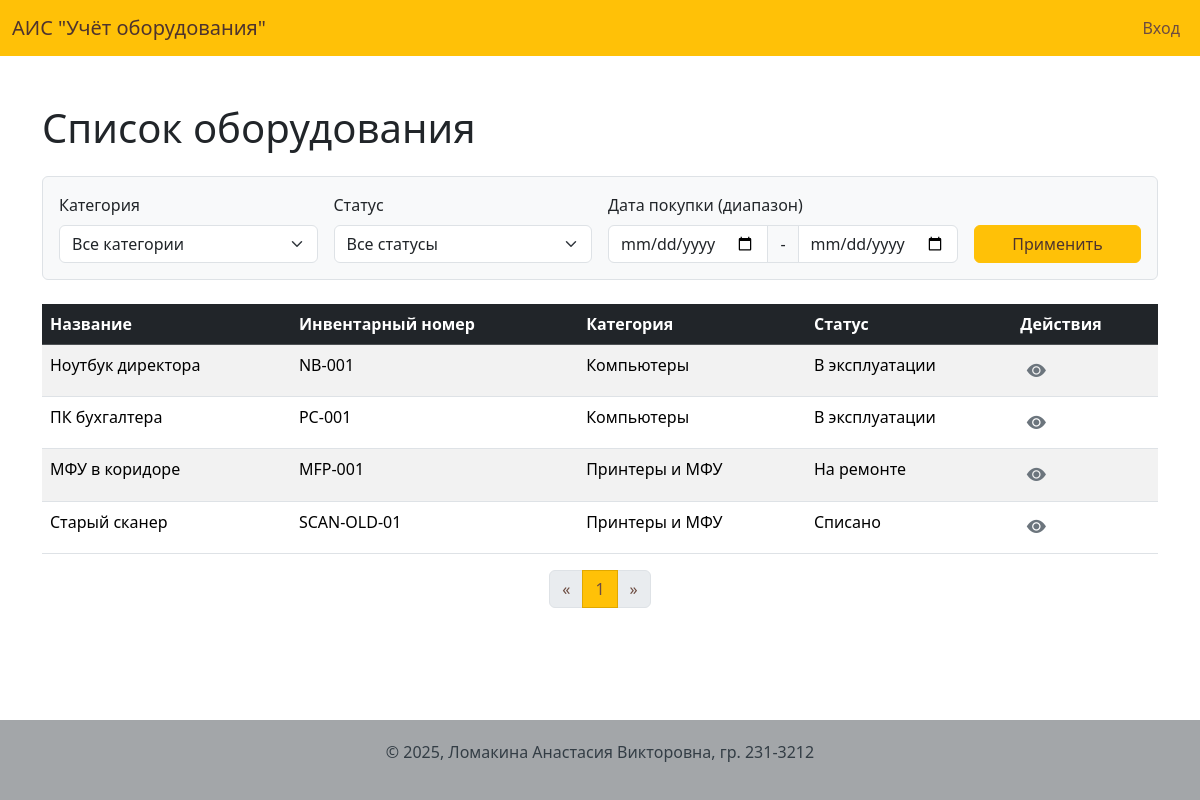
The app's page /index, older data.
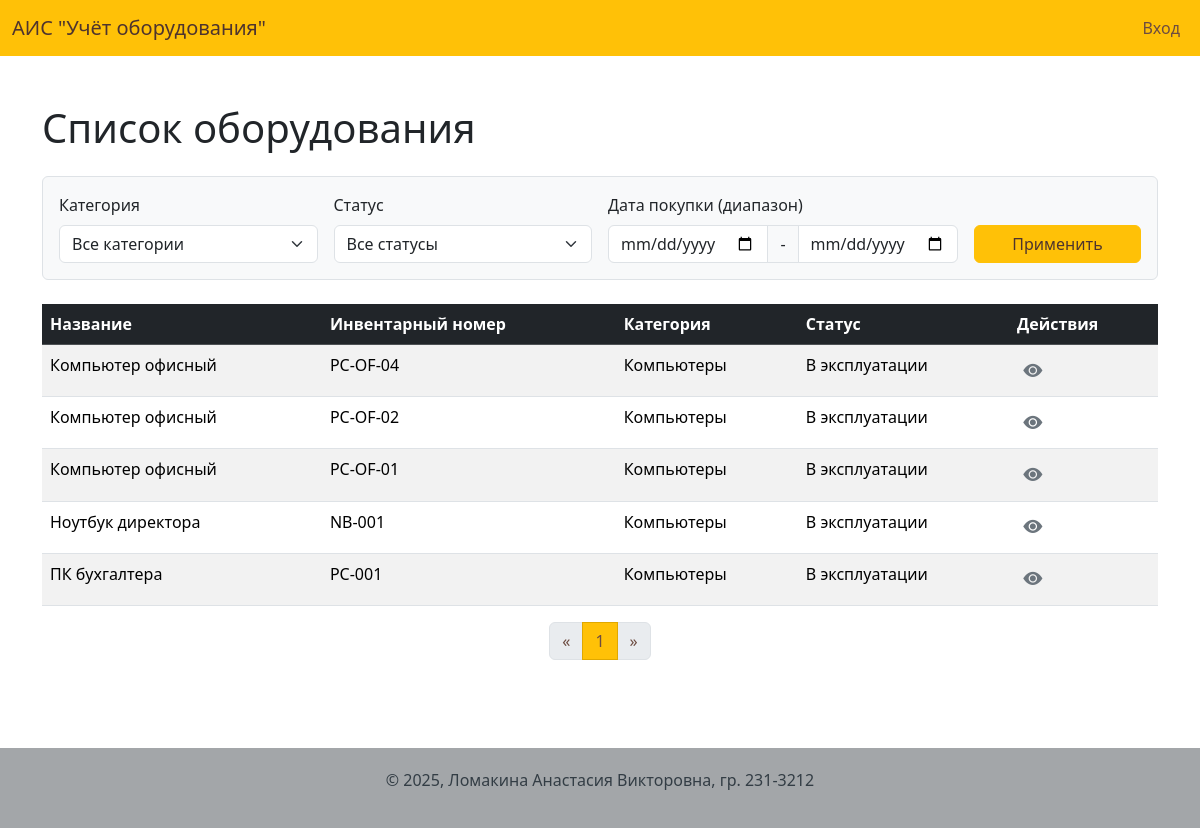
The same page, newer data.
### app/models.py (models this page shows, shortened)
class Equipment(db.Model):
    id = db.Column(db.Integer, primary_key=True)
    name = db.Column(db.String(200), nullable=False)
    inventory_number = db.Column(db.String(100), unique=True, nullable=False)
    purchase_date = db.Column(db.Date, nullable=False, default=date.today)
    cost = db.Column(db.Numeric(10, 2), nullable=False)
    status = db.Column(db.Enum('В эксплуатации', 'На ремонте', 'Списано', name='equipment_status_enum'), nullable=False, default='В эксплуатации')
    notes = db.Column(db.Text)
    category_id = db.Column(db.Integer, db.ForeignKey('category.id'), nullable=False)
    image_id = db.Column(db.Integer, db.ForeignKey('image.id'), nullable=True)
    photo = db.relationship('Image', backref='equipment', uselist=False, lazy=True)
    responsible_persons = db.relationship('ResponsiblePerson', secondary=equipment_responsible_persons, lazy='subquery',
        backref=db.backref('equipments', lazy=True))
    service_history = db.relationship('ServiceHistory', backref='equipment', lazy='dynamic', cascade="all, delete-orphan")

class Category(db.Model):
    id = db.Column(db.Integer, primary_key=True)
    name = db.Column(db.String(100), unique=True, nullable=False)
    description = db.Column(db.Text)
    useful_life = db.Column(db.Integer, nullable=False, default=36)
    equipment = db.relationship('Equipment', backref='category', lazy='dynamic')

### app/routes.py (the view)
@bp.route('/')
@bp.route('/index')
def index():
    page = request.args.get('page', 1, type=int)
    query = Equipment.query
    category_id = request.args.get('category', type=int)
    if category_id:
        query = query.filter(Equipment.category_id == category_id)
    status = request.args.get('status')
    if status:
        query = query.filter(Equipment.status == status)
    date_from = request.args.get('date_from')
    if date_from:
        query = query.filter(Equipment.purchase_date >= date_from)
    date_to = request.args.get('date_to')
    if date_to:
        query = query.filter(Equipment.purchase_date <= date_to)
    query = query.order_by(Equipment.purchase_date.desc())
    pagination = query.paginate(page=page, per_page=10, error_out=False)
    equipment_list = pagination.items
    categories = Category.query.order_by('name').all()
    statuses = Equipment.status.type.enums
    url_args = request.args.copy()
    if 'page' in url_args:
        url_args.pop('page')
    return render_template(
        'index.html',
        title='Главная',
        equipment_list=equipment_list,
        pagination=pagination,
        categories=categories,
        statuses=statuses,
        url_args=url_args
    )

### app/templates/index.html (shortened to what this page needs)
{% extends "base.html" %}
{% block content %}
<div class="d-flex justify-content-between align-items-center mb-4">
    <h1 class="mb-0">Список оборудования</h1>
</div>
    <form method="GET" action="{{ url_for('main.index') }}" class="mb-4 p-3 border rounded bg-light">
        <div class="row g-3 align-items-end">
            <div class="col-md-3">
                <label for="category" class="form-label">Категория</label>
                <select name="category" id="category" class="form-select">
                    <option value="">Все категории</option>
                </select>
            </div>
            <div class="col-md-3">
                <label for="status" class="form-label">Статус</label>
                <select name="status" id="status" class="form-select">
                    <option value="">Все статусы</option>
                </select>
            </div>
            <div class="col-md-4">
                <label class="form-label">Дата покупки (диапазон)</label>
                <div class="input-group">
                    <input type="date" name="date_from" class="form-control" value="{{ request.args.get('date_from', '') }}">
                    <span class="input-group-text">-</span>
                    <input type="date" name="date_to" class="form-control" value="{{ request.args.get('date_to', '') }}">
                </div>
            </div>
            <div class="col-md-2">
                <button type="submit" class="btn btn-primary w-100">Применить</button>
            </div>
        </div>
    </form>
    <table class="table table-striped table-hover">
        <thead class="table-dark">
            <tr>
                <th>Название</th>
                <th>Инвентарный номер</th>
                <th>Категория</th>
                <th>Статус</th>
                <th>Действия</th>
            </tr>
        </thead>
        <tbody>
            {% for item in equipment_list %}
            <tr>
                <td>{{ item.name }}</td>
                <td>{{ item.inventory_number }}</td>
                <td>{{ item.category.name }}</td>
                <td>{{ item.status }}</td>
                <td>
                    <a href="{{ url_for('main.equipment_detail', id=item.id) }}" class="btn btn-sm btn-info" title="Просмотр"><i class="bi bi-eye-fill"></i></a>
                </td>
            </tr>
            {% else %}
            <tr>
                <td colspan="5" class="text-center">Оборудование не найдено.</td>
            </tr>
            {% endfor %}
        </tbody>
    </table>
    {% from '_macros.html' import pagination_widget %}
    {{ pagination_widget(pagination, 'main.index', url_args=url_args) }}
{% endblock %}

### app/templates/base.html (shortened to what this page needs)
<!DOCTYPE html>
<html lang="ru">
<head>
    <link rel="stylesheet" href="{{ url_for('static', filename='css/style.css') }}">
    <link href="https://cdn.jsdelivr.net/npm/bootstrap@5.3.2/dist/css/bootstrap.min.css" rel="stylesheet">
</head>
<body>
    <header>
        <nav class="navbar navbar-expand-lg">
            <div class="container-fluid">
                <a class="navbar-brand" href="{{ url_for('main.index') }}" style="color: #4e342e;">АИС "Учёт оборудования"</a>
                <div class="collapse navbar-collapse">
                    <ul class="navbar-nav ms-auto">
                        {% if current_user.is_authenticated %}
                            <li class="nav-item">
                                <span class="navbar-text me-2">
                                    {{ current_user.username }} ({{ current_user.role }})
                                </span>
                            </li>
                            <li class="nav-item">
                                <a class="nav-link" href="{{ url_for('main.logout') }}">Выход</a>
                            </li>
                        {% else %}
                            <li class="nav-item">
                                <a class="nav-link" href="{{ url_for('main.login') }}">Вход</a>
                            </li>
                        {% endif %}
                    </ul>
                </div>
            </div>
        </nav>
    </header>
    <main class="container mt-4">
        {% block content %}{% endblock %}
    </main>
    <footer>
        <div class="container text-center">
            <p>© 2025, Ломакина Анастасия Викторовна, гр. 231-3212</p>
        </div>
    </footer>
    <link rel="stylesheet" href="https://cdn.jsdelivr.net/npm/bootstrap-icons@1.11.1/font/bootstrap-icons.css">
</body>
</html>

### app/templates/_macros.html
{% macro pagination_widget(pagination, endpoint, url_args, fragment='') %}
    <nav aria-label="Page navigation">
        <ul class="pagination justify-content-center">
            <li class="page-item {% if not pagination.has_prev %}disabled{% endif %}">
                <a class="page-link" href="{% if pagination.has_prev %}{{ url_for(endpoint, page=pagination.prev_num, **url_args) }}{{ fragment }}{% else %}#
                {% endif %}">«</a>
            </li>
            {% for p in pagination.iter_pages() %}
                {% if p %}
                    {% if p == pagination.page %}
                    <li class="page-item active"><a class="page-link" href="#">{{ p }}</a></li>
                    {% else %}
                    <li class="page-item"><a class="page-link" href="{{ url_for(endpoint, page=p, **url_args) }}">{{ p }}</a></li>
                    {% endif %}
                {% else %}
                    <li class="page-item disabled"><span class="page-link">...</span></li>
                {% endif %}
            {% endfor %}
            <li class="page-item {% if not pagination.has_next %}disabled{% endif %}">
                <a class="page-link" href="{% if pagination.has_next %}{{ url_for(endpoint, page=pagination.next_num, **url_args) }}{{ fragment }}{% else %}#
                {% endif %}">»</a>
            </li>
        </ul>
    </nav>
{% endmacro %}

### app/static/css/style.css (style rules this page uses)
body { display: flex; flex-direction: column; min-height: 100vh; background-color: #fdfdfd; }
main { flex: 1; padding-top: 1.5rem; padding-bottom: 2rem; }
header .navbar { background-color: #ffc107; }
header .navbar a.nav-link { color: #6d4c41; font-weight: 500; }
footer { background-color: #a3a6a9; padding: 20px 0; margin-top: 40px; color: #333d45; }
.btn-primary { --bs-btn-color: #4e342e !important; --bs-btn-bg: #ffc107 !important; --bs-btn-border-color: #ffc107 !important; --bs-btn-hover-color: #4e342e !important; --bs-btn-hover-bg: #e0a800 !important; --bs-btn-hover-border-color: #e0a800 !important; --bs-btn-active-bg: #e0a800 !important; --bs-btn-active-border-color: #c49400 !important; }
.table .btn { background-color: transparent !important; border: none !important; padding: 0.2rem 0.4rem; font-size: 1.2rem; vertical-align: middle; }
.table .btn-info i { color: #6c757d; }
.page-link { color: #6d4c41 !important; }
.page-item.active .page-link { background-color: #ffc107; border-color: #e0a800; color: #4e342e; }

Row changes from the older to the newer data that the page shows:
removed Equipment: name "МФУ в коридоре", inventory_number "MFP-001", category.name "Принтеры и МФУ", status "На ремонте"
removed Equipment: name "Старый сканер", inventory_number "SCAN-OLD-01", category.name "Принтеры и МФУ", status "Списано"
added Equipment: name "Компьютер офисный", inventory_number "PC-OF-04", category.name "Компьютеры", status "В эксплуатации"
added Equipment: name "Компьютер офисный", inventory_number "PC-OF-02", category.name "Компьютеры", status "В эксплуатации"
added Equipment: name "Компьютер офисный", inventory_number "PC-OF-01", category.name "Компьютеры", status "В эксплуатации"
